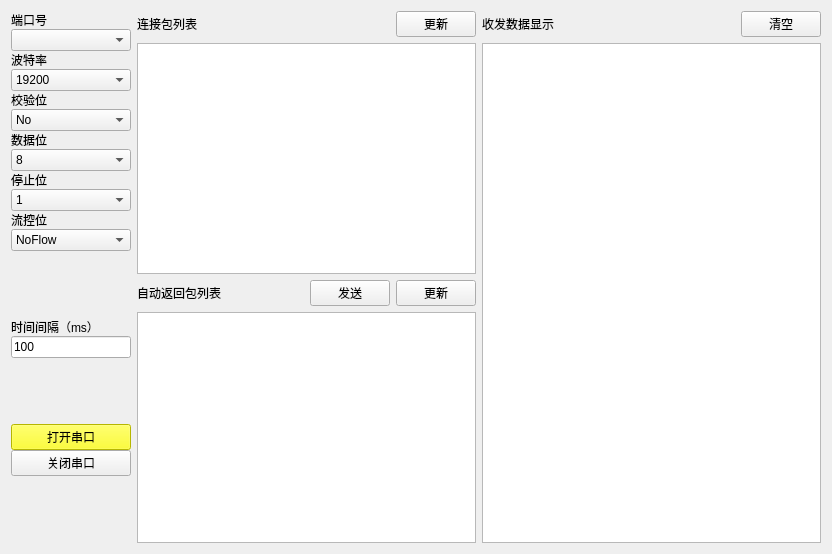
<?xml version="1.0" encoding="UTF-8"?>
<ui version="4.0">
 <class>SerialTestWidget</class>
 <widget class="QWidget" name="SerialTestWidget">
  <property name="geometry">
   <rect>
    <x>0</x>
    <y>0</y>
    <width>832</width>
    <height>554</height>
   </rect>
  </property>
  <property name="windowTitle">
   <string>Form</string>
  </property>
  <layout class="QGridLayout" name="gridLayout_2">
   <item row="0" column="0">
    <widget class="QWidget" name="widget" native="true">
     <property name="maximumSize">
      <size>
       <width>120</width>
       <height>16777215</height>
      </size>
     </property>
     <layout class="QGridLayout" name="gridLayout">
      <property name="leftMargin">
       <number>0</number>
      </property>
      <property name="topMargin">
       <number>0</number>
      </property>
      <property name="rightMargin">
       <number>0</number>
      </property>
      <property name="bottomMargin">
       <number>0</number>
      </property>
      <property name="spacing">
       <number>0</number>
      </property>
      <item row="0" column="0">
       <layout class="QVBoxLayout" name="verticalLayout">
        <item>
         <widget class="QLabel" name="label">
          <property name="text">
           <string>端口号</string>
          </property>
         </widget>
        </item>
        <item>
         <widget class="QComboBox" name="comboBox"/>
        </item>
        <item>
         <widget class="QLabel" name="label_2">
          <property name="text">
           <string>波特率</string>
          </property>
         </widget>
        </item>
        <item>
         <widget class="QComboBox" name="comboBox_2">
          <item>
           <property name="text">
            <string>19200</string>
           </property>
          </item>
          <item>
           <property name="text">
            <string>9600</string>
           </property>
          </item>
          <item>
           <property name="text">
            <string>115200</string>
           </property>
          </item>
         </widget>
        </item>
        <item>
         <widget class="QLabel" name="label_3">
          <property name="text">
           <string>校验位</string>
          </property>
         </widget>
        </item>
        <item>
         <widget class="QComboBox" name="comboBox_3">
          <item>
           <property name="text">
            <string>No</string>
           </property>
          </item>
          <item>
           <property name="text">
            <string>Even</string>
           </property>
          </item>
          <item>
           <property name="text">
            <string>Odd</string>
           </property>
          </item>
          <item>
           <property name="text">
            <string>Space</string>
           </property>
          </item>
          <item>
           <property name="text">
            <string>Mark</string>
           </property>
          </item>
          <item>
           <property name="text">
            <string>Unknown</string>
           </property>
          </item>
         </widget>
        </item>
        <item>
         <widget class="QLabel" name="label_4">
          <property name="text">
           <string>数据位</string>
          </property>
         </widget>
        </item>
        <item>
         <widget class="QComboBox" name="comboBox_4">
          <item>
           <property name="text">
            <string>8</string>
           </property>
          </item>
          <item>
           <property name="text">
            <string>5</string>
           </property>
          </item>
          <item>
           <property name="text">
            <string>6</string>
           </property>
          </item>
          <item>
           <property name="text">
            <string>7</string>
           </property>
          </item>
          <item>
           <property name="text">
            <string>-1</string>
           </property>
          </item>
         </widget>
        </item>
        <item>
         <widget class="QLabel" name="label_5">
          <property name="text">
           <string>停止位</string>
          </property>
         </widget>
        </item>
        <item>
         <widget class="QComboBox" name="comboBox_5">
          <item>
           <property name="text">
            <string>1</string>
           </property>
          </item>
          <item>
           <property name="text">
            <string>3</string>
           </property>
          </item>
          <item>
           <property name="text">
            <string>2</string>
           </property>
          </item>
          <item>
           <property name="text">
            <string>-1</string>
           </property>
          </item>
         </widget>
        </item>
        <item>
         <widget class="QLabel" name="label_6">
          <property name="text">
           <string>流控位</string>
          </property>
         </widget>
        </item>
        <item>
         <widget class="QComboBox" name="comboBox_6">
          <item>
           <property name="text">
            <string>NoFlow</string>
           </property>
          </item>
          <item>
           <property name="text">
            <string>Hardware</string>
           </property>
          </item>
          <item>
           <property name="text">
            <string>Software</string>
           </property>
          </item>
          <item>
           <property name="text">
            <string>Unknown</string>
           </property>
          </item>
         </widget>
        </item>
       </layout>
      </item>
      <item row="1" column="0">
       <spacer name="verticalSpacer_3">
        <property name="orientation">
         <enum>Qt::Vertical</enum>
        </property>
        <property name="sizeHint" stdset="0">
         <size>
          <width>20</width>
          <height>40</height>
         </size>
        </property>
       </spacer>
      </item>
      <item row="2" column="0">
       <layout class="QVBoxLayout" name="verticalLayout_4">
        <item>
         <widget class="QLabel" name="label_10">
          <property name="text">
           <string>时间间隔（ms）</string>
          </property>
         </widget>
        </item>
        <item>
         <widget class="QLineEdit" name="lineEdit">
          <property name="text">
           <string>100</string>
          </property>
         </widget>
        </item>
       </layout>
      </item>
      <item row="3" column="0">
       <spacer name="verticalSpacer">
        <property name="orientation">
         <enum>Qt::Vertical</enum>
        </property>
        <property name="sizeHint" stdset="0">
         <size>
          <width>20</width>
          <height>40</height>
         </size>
        </property>
       </spacer>
      </item>
      <item row="4" column="0">
       <layout class="QVBoxLayout" name="verticalLayout_3">
        <item>
         <widget class="QPushButton" name="pushButton_2">
          <property name="styleSheet">
           <string notr="true">background-color: rgb(255, 255, 0);</string>
          </property>
          <property name="text">
           <string>打开串口</string>
          </property>
         </widget>
        </item>
        <item>
         <widget class="QPushButton" name="pushButton_3">
          <property name="text">
           <string>关闭串口</string>
          </property>
         </widget>
        </item>
       </layout>
      </item>
      <item row="5" column="0">
       <spacer name="verticalSpacer_2">
        <property name="orientation">
         <enum>Qt::Vertical</enum>
        </property>
        <property name="sizeHint" stdset="0">
         <size>
          <width>20</width>
          <height>40</height>
         </size>
        </property>
       </spacer>
      </item>
     </layout>
    </widget>
   </item>
   <item row="0" column="1">
    <layout class="QVBoxLayout" name="verticalLayout_2">
     <item>
      <layout class="QHBoxLayout" name="horizontalLayout">
       <item>
        <widget class="QLabel" name="label_7">
         <property name="text">
          <string>连接包列表</string>
         </property>
        </widget>
       </item>
       <item>
        <spacer name="horizontalSpacer">
         <property name="orientation">
          <enum>Qt::Horizontal</enum>
         </property>
         <property name="sizeHint" stdset="0">
          <size>
           <width>40</width>
           <height>20</height>
          </size>
         </property>
        </spacer>
       </item>
       <item>
        <widget class="QPushButton" name="pushButton">
         <property name="text">
          <string>更新</string>
         </property>
        </widget>
       </item>
      </layout>
     </item>
     <item>
      <widget class="QTextEdit" name="textEdit">
       <property name="html">
        <string>&lt;!DOCTYPE HTML PUBLIC &quot;-//W3C//DTD HTML 4.0//EN&quot; &quot;http://www.w3.org/TR/REC-html40/strict.dtd&quot;&gt;
&lt;html&gt;&lt;head&gt;&lt;meta name=&quot;qrichtext&quot; content=&quot;1&quot; /&gt;&lt;style type=&quot;text/css&quot;&gt;
p, li { white-space: pre-wrap; }
&lt;/style&gt;&lt;/head&gt;&lt;body style=&quot; font-family:'SimSun'; font-size:9pt; font-weight:400; font-style:normal;&quot;&gt;
&lt;p style=&quot;-qt-paragraph-type:empty; margin-top:0px; margin-bottom:0px; margin-left:0px; margin-right:0px; -qt-block-indent:0; text-indent:0px;&quot;&gt;&lt;br /&gt;&lt;/p&gt;&lt;/body&gt;&lt;/html&gt;</string>
       </property>
      </widget>
     </item>
     <item>
      <layout class="QHBoxLayout" name="horizontalLayout_3">
       <item>
        <widget class="QLabel" name="label_9">
         <property name="text">
          <string>自动返回包列表</string>
         </property>
        </widget>
       </item>
       <item>
        <spacer name="horizontalSpacer_3">
         <property name="orientation">
          <enum>Qt::Horizontal</enum>
         </property>
         <property name="sizeHint" stdset="0">
          <size>
           <width>40</width>
           <height>20</height>
          </size>
         </property>
        </spacer>
       </item>
       <item>
        <widget class="QPushButton" name="pushButton_6">
         <property name="text">
          <string>发送</string>
         </property>
        </widget>
       </item>
       <item>
        <widget class="QPushButton" name="pushButton_4">
         <property name="text">
          <string>更新</string>
         </property>
        </widget>
       </item>
      </layout>
     </item>
     <item>
      <widget class="QTextEdit" name="textEdit_3">
       <property name="html">
        <string>&lt;!DOCTYPE HTML PUBLIC &quot;-//W3C//DTD HTML 4.0//EN&quot; &quot;http://www.w3.org/TR/REC-html40/strict.dtd&quot;&gt;
&lt;html&gt;&lt;head&gt;&lt;meta name=&quot;qrichtext&quot; content=&quot;1&quot; /&gt;&lt;style type=&quot;text/css&quot;&gt;
p, li { white-space: pre-wrap; }
&lt;/style&gt;&lt;/head&gt;&lt;body style=&quot; font-family:'SimSun'; font-size:9pt; font-weight:400; font-style:normal;&quot;&gt;
&lt;p style=&quot;-qt-paragraph-type:empty; margin-top:0px; margin-bottom:0px; margin-left:0px; margin-right:0px; -qt-block-indent:0; text-indent:0px;&quot;&gt;&lt;br /&gt;&lt;/p&gt;&lt;/body&gt;&lt;/html&gt;</string>
       </property>
      </widget>
     </item>
    </layout>
   </item>
   <item row="0" column="2">
    <layout class="QVBoxLayout" name="verticalLayout_5">
     <item>
      <layout class="QHBoxLayout" name="horizontalLayout_2">
       <item>
        <widget class="QLabel" name="label_8">
         <property name="text">
          <string>收发数据显示</string>
         </property>
        </widget>
       </item>
       <item>
        <spacer name="horizontalSpacer_2">
         <property name="orientation">
          <enum>Qt::Horizontal</enum>
         </property>
         <property name="sizeHint" stdset="0">
          <size>
           <width>40</width>
           <height>20</height>
          </size>
         </property>
        </spacer>
       </item>
       <item>
        <widget class="QPushButton" name="pushButton_5">
         <property name="text">
          <string>清空</string>
         </property>
        </widget>
       </item>
      </layout>
     </item>
     <item>
      <widget class="QTextEdit" name="textEdit_2"/>
     </item>
    </layout>
   </item>
  </layout>
 </widget>
 <resources/>
 <connections/>
</ui>
